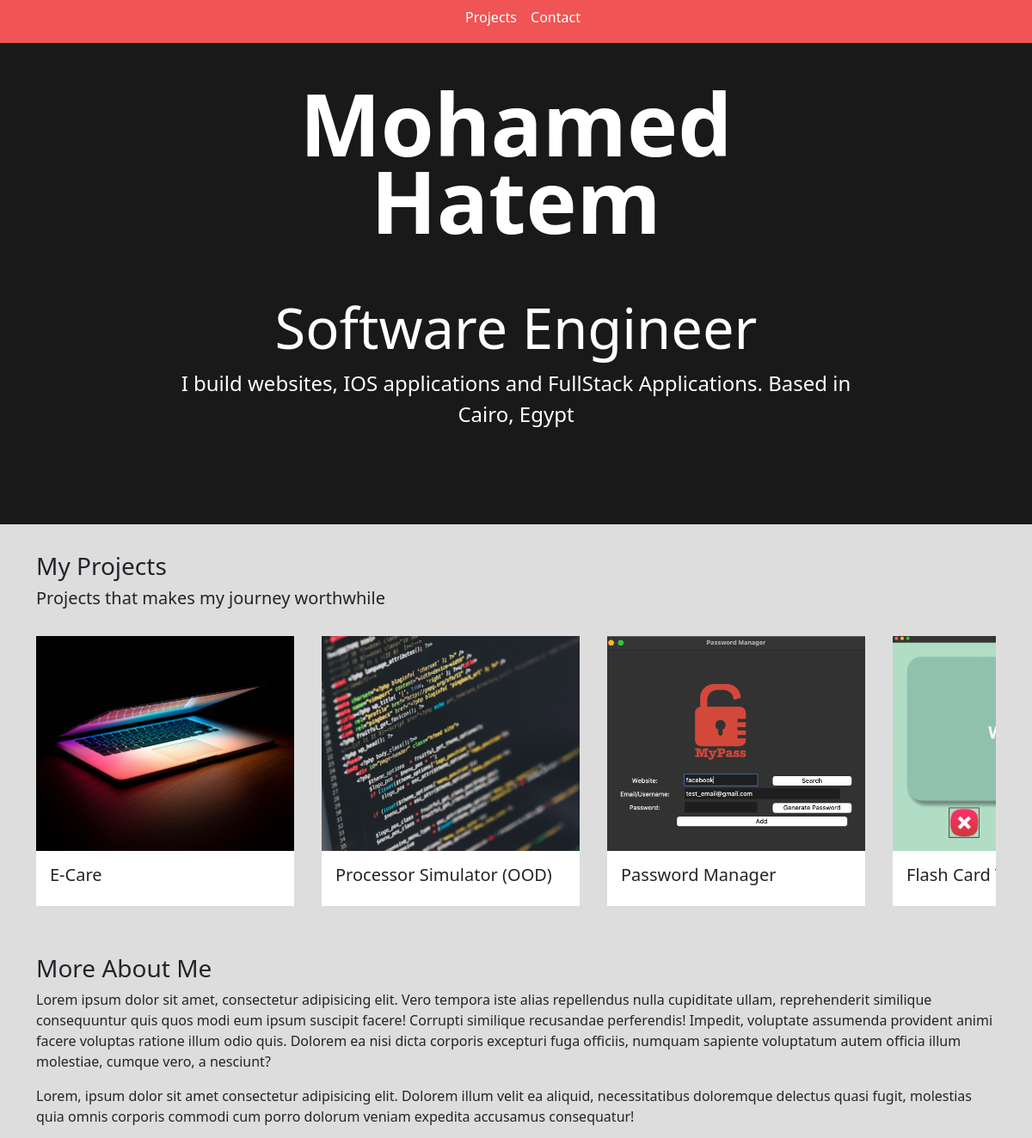
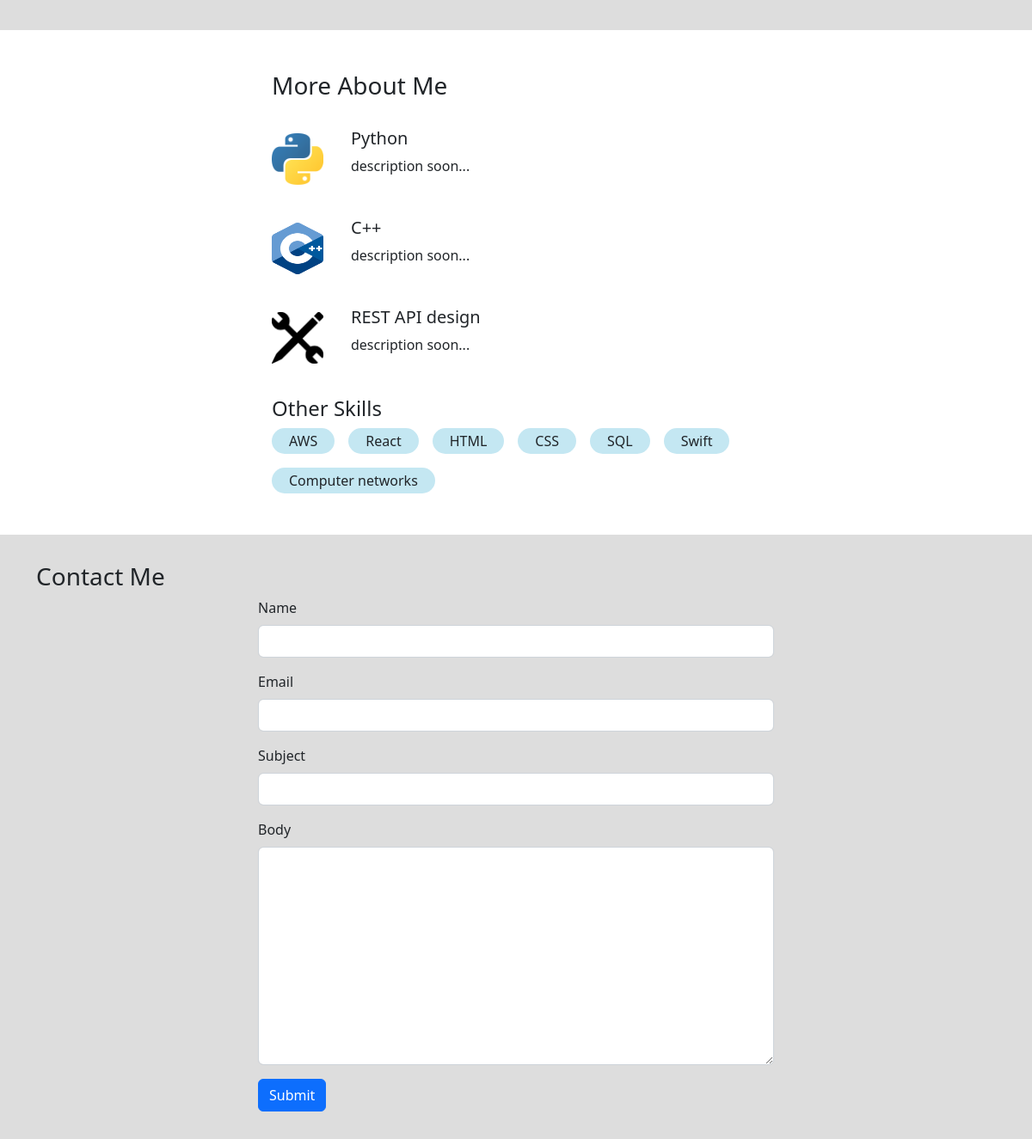
The page / on the database its author committed (2 pictures, top to bottom).
### base/models.py (models this page shows, shortened)
class Project(models.Model):
    title = models.CharField(max_length=200)
    thumbnail = models.ImageField(null=True)
    body = RichTextUploadingField()
    slug = models.SlugField(null=True, blank=True)
    created = models.DateTimeField(auto_now_add=True)
    id = models.UUIDField(default=uuid.uuid4, unique=True, primary_key=True, editable=False)

class Skill(models.Model):
    title = models.CharField(max_length=200)
    body = models.TextField(null=True, blank=True)
    logo = models.ImageField(null=True, default="skill_logo.png")
    created = models.DateTimeField(auto_now_add=True)
    id = models.UUIDField(default=uuid.uuid4, unique=True, primary_key=True, editable=False)

class Message(models.Model):
    name = models.CharField(max_length=200,null=True)
    email = models.CharField(max_length=200,null=True)
    subject = models.CharField(max_length=200,null=True)
    body = models.TextField()
    is_read = models.BooleanField(default=False)
    created = models.DateTimeField(auto_now_add=True)
    id = models.UUIDField(default=uuid.uuid4, unique=True, primary_key=True, editable=False)

### base/views.py (the view)
# urls.py: path('', views.homePage, name="home"),
def homePage(request):
    projects = Project.objects.all()
    detailed_skills = Skill.objects.exclude(body='')
    skills = Skill.objects.filter(body='')
    form = MessageForm()
    if request.method == 'POST':
        form = MessageForm(request.POST)
        if form.is_valid():
            form.save()
            messages.success(request, 'Your message was successfully sent!')
    context = {'projects':projects, 'detailed_skills':detailed_skills ,'skills': skills, 'form':form }
    return render(request, 'base/home.html', context)

### base/forms.py
class MessageForm(ModelForm):
    class Meta:
        model = Message
        fields = '__all__'
        exclude = ['is_read']
    def __init__(self, *args, **kwargs):
        super(MessageForm, self).__init__(*args, **kwargs)
        self.fields['name'].widget.attrs.update(
            {'class': 'form-control'})
        self.fields['email'].widget.attrs.update(
            {'class': 'form-control', })
        self.fields['subject'].widget.attrs.update(
            {'class': 'form-control', })
        self.fields['body'].widget.attrs.update(
            {'class': 'form-control', })

### base/templates/base/home.html (shortened to what this page needs)
    {% extends 'base/main.html' %}
    {% load static %}
    {% block content %}
    <section class="hero">
        <div class="hero--content">
            <div class="hero--content--intro">
                <h1 class="intro--name">Mohamed <br> Hatem</h1>
            </div>
            <div class="hero--content--subheadline">
                <h3 class="description">Software Engineer</h3>
                <p class="slogan">I build websites, IOS applications and FullStack Applications. Based in Cairo, Egypt</p>
            </div>
        </div>
    </section>
    <section class="container section--2">
        <h3>My Projects</h3>
        <h5>Projects that makes my journey worthwhile</h5>
        <div class="projects--wrapper">
            {% for project in projects %}
            <div class="project--column">
                <a href="{% url 'project' project.id %}">
                    <img class="project--thumbnail" src="{{project.thumbnail.url}}" alt="">
                </a>
                <div class="project--body">
                    <h5>{{project.title}}</h5>
                </div>
            </div>
            {% empty %}
            <h3>There are no projects in the database....</h3>
            {% endfor %}
        </div>
        <div class="about--wrapper">
        <h3>More About Me</h3>
        <p>Lorem ipsum dolor sit amet, consectetur adipisicing elit. Vero tempora iste alias repellendus nulla cupiditate ullam, reprehenderit similique consequuntur quis quos modi eum ipsum suscipit facere! Corrupti similique recusandae perferendis!
        Impedit, voluptate assumenda provident animi facere voluptas ratione illum odio quis. Dolorem ea nisi dicta corporis excepturi fuga officiis, numquam sapiente voluptatum autem officia illum molestiae, cumque vero, a nesciunt?</p>
        <p>Lorem, ipsum dolor sit amet consectetur adipisicing elit. Dolorem illum velit ea aliquid, necessitatibus doloremque delectus quasi fugit, molestias quia omnis corporis commodi cum porro dolorum veniam expedita accusamus consequatur!</p>
    </div>
    </section>
    <section class="section--1">
        <div class="skills--container">
            <h3>More About Me</h3>
            {% for skill in detailed_skills %}
            <div class="skill--wrapper">
                {% if skill.logo %}
                    <img class="skill--logo" src="{{skill.logo.url}}" alt="">
                {% endif %}
                <div>
                    <h5>{{skill.title}}</h5>
                <p>{{skill.body}}</p>
                </div>
            </div>
            {% endfor %}
            <h4>Other Skills</h4>
            <div class="other--skills--wrapper">
                {% for skill in skills %}
                <div class="skill--tag">
                    <span>{{skill.title}}</span>
                </div>
                {% endfor %}
            </div>
        </div>
    </section>
    <section class="section--2" id="contact">
        <div class="container">
            <h3>Contact Me</h3>
            <form class="contact--form" method="POST">
                {% for field in form  %}
                <div class="mb-3">
                    <label for="exampleInputPassword1" class="form-label">{{field.label}}</label>
                    {{field}}
                </div>
                {% endfor %}
                <input class="btn btn-primary" type="submit" value="Submit">
            </form>
        </div>
    </section>
    {% endblock content %}

### static/styles/main.css (style rules this page uses)
body { background-color: #DDDDDD; }
.section--1 { background-color: #fff; padding-top: 2em; padding-bottom: 2em; }
.section--2 { background-color: #DDDDDD; padding-top: 2em; padding-bottom: 2em; }
.hero { background-color: #191919; min-height: 70vh; color: #fff; }
.hero--content { width: 800px; margin: 0 auto; padding-top: 3em; }
.hero--content--intro { color: white; align-items: center; gap: 1em; margin-bottom: 4em; }
.intro--name { font-size: 100px; font-weight: 600; text-align: center; line-height: .9em; }
.description { font-size: 65px; text-align: center; }
.slogan { font-size: 24px; text-align: center; }
.projects--wrapper { display: flex; justify-content: flex-start; gap: 2em; margin-top: 2em; margin-bottom: 2em; overflow-x: auto; }
.project--column { min-width: 300px; }
.project--thumbnail { width: 100%; height: 250px; object-fit: cover; }
.project--body { background-color: #fff; padding: 1em; }
.skill--wrapper { margin-top: 2em; margin-bottom: 2em; display: flex; gap: 2em; align-items: center; }
.skill--logo { height: 60px; width: 60px; }
.other--skills--wrapper { display: flex; flex-wrap: wrap; gap: 1em; }
.skill--tag { background-color: #C4E7F2; width: fit-content; padding: 3px 20px; border-radius: 20px; }
.contact--form { display: block; max-width: 600px; margin: 0 auto; }
.skills--container { width: 600px; margin: 0 auto; padding: 1em; }

### rows shown on the page
Project: thumbnail (picture), title "E-Care"
Project: thumbnail (picture), title "Processor Simulator (OOD)"
Project: thumbnail (picture), title "Password Manager"
Project: thumbnail (picture), title "Flash Card…"
Skill: logo (picture), title "Python", body "description soon..."
Skill: logo (picture), title "C++", body "description soon..."
Skill: logo (picture), title "REST API design", body "description soon..."
Skill: title "AWS"
Skill: title "React"
Skill: title "HTML"
Skill: title "CSS"
Skill: title "SQL"
Skill: title "Swift"
Skill: title "Computer networks"

### other values the page prints
{{ field.label }} "Name" "Email" "Subject" "Body"
